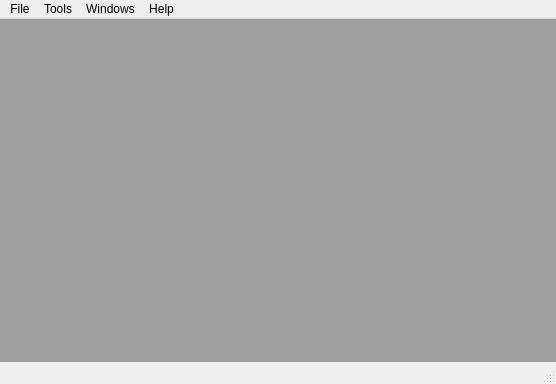
<?xml version="1.0" encoding="UTF-8"?>
<ui version="4.0">
 <class>Clip</class>
 <widget class="QMainWindow" name="Clip">
  <property name="geometry">
   <rect>
    <x>0</x>
    <y>0</y>
    <width>556</width>
    <height>384</height>
   </rect>
  </property>
  <property name="windowTitle">
   <string>Clip</string>
  </property>
  <property name="windowIcon">
   <iconset resource="../icons/icons.qrc">
    <normaloff>:/Clip.png</normaloff>:/Clip.png</iconset>
  </property>
  <widget class="QWidget" name="centralWidget">
   <layout class="QGridLayout" name="gridLayout">
    <property name="margin">
     <number>0</number>
    </property>
    <item row="0" column="0">
     <widget class="QMdiArea" name="mdiArea"/>
    </item>
   </layout>
  </widget>
  <widget class="QMenuBar" name="menuBar">
   <property name="geometry">
    <rect>
     <x>0</x>
     <y>0</y>
     <width>556</width>
     <height>18</height>
    </rect>
   </property>
   <widget class="QMenu" name="menuFile">
    <property name="title">
     <string>File</string>
    </property>
    <addaction name="actionNew_Crystal"/>
    <addaction name="actionNew_Laue_Projection"/>
    <addaction name="actionNew_Stereo_Projection"/>
   </widget>
   <widget class="QMenu" name="menuTools">
    <property name="title">
     <string>Tools</string>
    </property>
   </widget>
   <widget class="QMenu" name="menuHelp">
    <property name="title">
     <string>Help</string>
    </property>
    <addaction name="actionAbout"/>
    <addaction name="actionAbout_Qt"/>
   </widget>
   <widget class="QMenu" name="menuWindows">
    <property name="title">
     <string>Windows</string>
    </property>
   </widget>
   <addaction name="menuFile"/>
   <addaction name="menuTools"/>
   <addaction name="menuWindows"/>
   <addaction name="menuHelp"/>
  </widget>
  <widget class="QStatusBar" name="statusBar"/>
  <action name="actionNew_Crystal">
   <property name="text">
    <string>New Crystal</string>
   </property>
   <property name="shortcut">
    <string>Ctrl+C</string>
   </property>
  </action>
  <action name="actionNew_Laue_Projection">
   <property name="text">
    <string>New Laue projection</string>
   </property>
  </action>
  <action name="actionAbout">
   <property name="text">
    <string>&amp;About</string>
   </property>
  </action>
  <action name="actionAbout_Qt">
   <property name="text">
    <string>About &amp;Qt</string>
   </property>
  </action>
  <action name="actionNew_Stereo_Projection">
   <property name="text">
    <string>New Stereo projection</string>
   </property>
  </action>
 </widget>
 <layoutdefault spacing="6" margin="11"/>
 <resources>
  <include location="../icons/icons.qrc"/>
 </resources>
 <connections/>
</ui>
